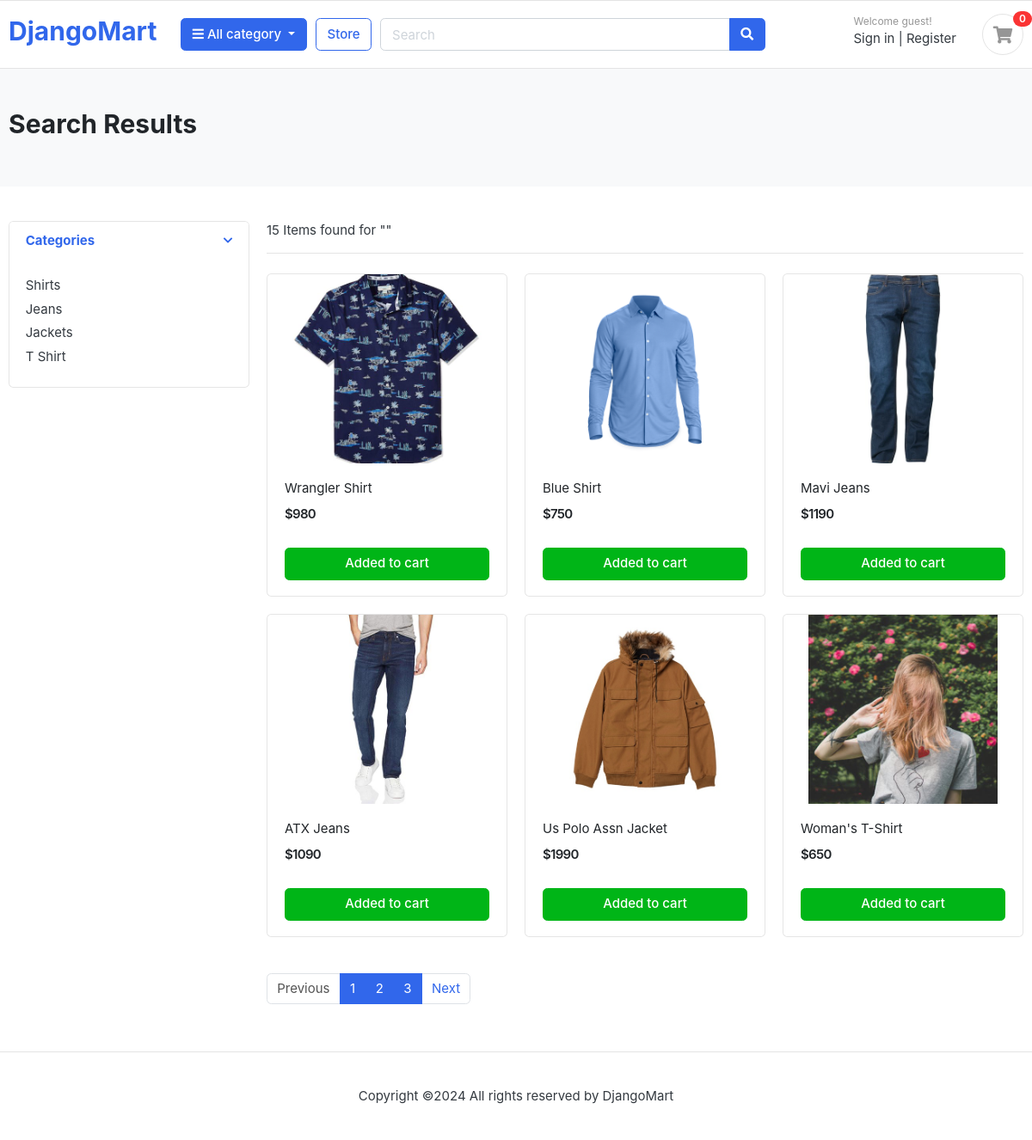
The app's page /store/search/ with its own data.
### category/models.py (models this page shows, shortened)
class Category(models.Model):
    category_name = models.CharField(max_length=50,unique=True)
    slug = models.SlugField(max_length=50,unique=True)
    description = models.TextField(max_length=200,blank=True)
    category_img = models.ImageField(upload_to='photos/categories',blank=True)

### store/models.py (models this page shows, shortened)
class Product(models.Model):
    product_name = models.CharField(max_length=100,unique=True)
    slug = models.SlugField(max_length=100,unique=True)
    description = models.TextField(max_length=255,blank=True)
    price = models.IntegerField()
    image = models.ImageField(upload_to='photos/products')
    stock = models.IntegerField()
    created_date = models.DateTimeField(auto_now_add=True)
    modified_date = models.DateTimeField(auto_now=True)
    is_available = models.BooleanField(default = True)
    category = models.ForeignKey(Category,on_delete=models.CASCADE)

### store/views.py (the view)
# urls.py: path('search/',views.search_view,name='search_by_product'),
def search_view(request):
    if request.method == 'GET':
        search_query = request.GET.get('search_query', '')
        products = Product.objects.filter(product_name__icontains = search_query)
        categories = Category.objects.all()
        paginator = Paginator(products, 6)
        page = request.GET.get('page')
        page_obj = paginator.get_page(page)
        total = len(products)
        context = {'categories':categories,'products':page_obj,'search_query': search_query,'total':total}
        return render(request,'store/search.html',context)
    else:
        return HttpResponse(status=405)

### store/templatetags/category_tags.py (called while the page is built)
@register.simple_tag
def get_categories():
    categories = Category.objects.all()
    return categories

@register.simple_tag
def get_cart(request):
    if request.user.is_authenticated:
        cart = CartItem.objects.filter(user=request.user)
    else:
        session_id = request.session.session_key
        cart = CartItem.objects.filter(cart__cart_id=session_id)
    return cart

### store/templates/store/search.html
{% extends 'base.html' %}
{% block body %}
<section class="section-pagetop bg">
	<div class="container">
		<h2 class="title-page">Search Results</h2>
	</div>
	</section>
	<section class="section-content padding-y">
	<div class="container">
	<div class="row">
		<aside class="col-md-3">
	<div class="card">
		<article class="filter-group">
			<header class="card-header">
				<a href="#" data-toggle="collapse" data-target="#collapse_1" aria-expanded="true" class="">
					<i class="icon-control fa fa-chevron-down"></i>
					<h6 class="title">Categories</h6>
				</a>
			</header>
			<div class="filter-content collapse show" id="collapse_1">
				<div class="card-body">
					<ul class="list-menu">
						{% for i in categories %}
							<li><a href="{% url 'products_by_category' i.slug %}">{{i.category_name}}</a></li>
						{% endfor %}
					</ul>
				</div>
			</div>
		</article>
	</div>
		</aside>
		<main class="col-md-9">
	<header class="border-bottom mb-4 pb-3">
			<div class="form-inline">
				<span class="mr-md-auto">{{total}} Items found for "{{search_query}}"</span>
			</div>
	</header>
	<div class="row">
		{% for item in products %}
		<div class="col-md-4">
			<figure class="card card-product-grid">
				<div class="img-wrap">
					<img src="{{item.image.url}}">
				</div>
				<figcaption class="info-wrap">
					<div class="fix-height">
						<a href="{% url 'product_detail' item.category.slug item.slug %}" class="title">{{item.product_name}}</a>
						<div class="price-wrap mt-2">
							<span class="price">${{item.price}}</span>
						</div>
					</div>
					<a href="{% url 'add_cart' item.id %}" class="btn btn-block btn-success">Added to cart </a>
				</figcaption>
			</figure>
		</div>
		{% endfor %}
	</div>
	<nav class="mt-4" aria-label="Page navigation sample">
	  <ul class="pagination">
		{% if products.has_previous %}
		<li class="page-item"><a class="page-link" href="?page={{products.previous_page_number}}&search_query={{search_query}}">Previous</a></li>
		{% else %}
		<li class="page-item disabled"><a class="page-link">Previous</a></li>
		{% endif %}
		{% for i in products.paginator.page_range %}
		<li class="page-item active"><a class="page-link" href="?page={{i}}&search_query={{search_query}}">{{i}}</a></li>
		{% endfor %}
		{% if products.has_next %}
		<li class="page-item"><a class="page-link" href="?page={{products.next_page_number}}&search_query={{search_query}}">Next</a></li>
		{% else %}
		<li class="page-item disabled"><a class="page-link">Next</a></li>
		{% endif %}
	  </ul>
	</nav>
		</main>
	</div>
	</div>
	</section>
{% endblock %}

### static/css/ui.css (style rules this page uses)
html { font-family: "Inter", sans-serif; font-size: 15px; }
.img-wrap { text-align: center; display: block; }
.img-wrap img { max-width: 100%; }
.price-wrap { letter-spacing: -0.7px; }
.padding-y { padding-top: 40px; padding-bottom: 40px; }
figure { margin-bottom: 0; }
article:after, .form-group:after { display: block; clear: both; content: ""; }
.bg { background-color: #f8f9fa; }
.title-page { color: #212529; }
[class*=list-] li:after { visibility: hidden; display: block; content: ""; overflow: hidden; height: 0; clear: both; }
.list-menu { list-style: none; margin: 0; padding-left: 0; }
.list-menu li { margin-bottom: 5px; }
.list-menu a { color: #343a40; }
[class*=card-product] a.title { color: #212529; display: block; }
[class*=card-product] .img-wrap { overflow: hidden; position: relative; }
[class*=card-product] .img-wrap img { height: 100%; max-width: 100%; width: auto; display: inline-block; -o-object-fit: cover; object-fit: cover; }
.card-product-grid { margin-bottom: 20px; }
.card-product-grid .img-wrap { border-radius: 0.2rem 0.2rem 0 0; height: 220px; }
.card-product-grid .info-wrap { overflow: hidden; padding: 18px 20px; }
.card-product-grid .fix-height { height: 80px; overflow: hidden; }
.card .img-wrap { overflow: hidden; }
.price { font-weight: 600; color: #212529; }
.icon-control { margin-top: 5px; float: right; font-size: 80%; }
.card-header .title { margin-bottom: 0; line-height: 1.5; }
.filter-group { border-bottom: 1px solid #e4e4e4; }
.filter-group .card-header { border-bottom: 0; }
.filter-group:last-child { border-bottom: 0; }
.section-pagetop { padding: 45px 0; }

### records on screen
Category: category_name "Shirts"
Category: category_name "Jeans"
Category: category_name "Jackets"
Category: category_name "T Shirt"
Product: image (picture), product_name "Wrangler Shirt", price "980"
Product: image (picture), product_name "Blue Shirt", price "750"
Product: image (picture), product_name "Mavi Jeans", price "1190"
Product: image (picture), product_name "ATX Jeans", price "1090"
Product: image (picture), product_name "Us Polo Assn Jacket", price "1990"
Product: image (picture), product_name "Woman's T-Shirt", price "650"

### other values on screen
{{ cart_item_len|length }} "0"
{{ total }} "15"
{{ i }} "1" "2" "3"
